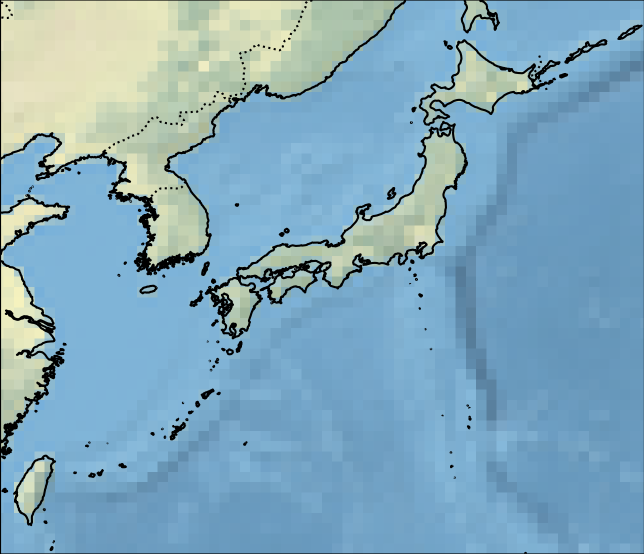
#> input picture src/py/test/result/mini/py_mini_zoom2.png, 1287 x 1108 px (shown at 1/2 size)
$ python map_create.py
#> lines starting #> are read from the running program, lines starting #| are printed output that depends on the picture; after the words box and inside, x2 and y2 are one past the last pixel; in counts of white or black regions, pixels touching at a corner belong together; pictures that were not available may be replaced by others from this repository, and a replacement may not be noted
# -*- coding: utf-8 -*-

import cv2
import numpy as np
from PIL import Image


# 縦結合
# [79 lines left out: functions map_img_v, map_img_h, cloud_img_v, cloud_img_h, sye, not called in this run]


# 透過画像の合成
def py_sye(output_path):
#> called with output_path = 'result/mini/'
    map = cv2.imread("result/mini/py_mini_zoom2.png")
#> map is the input picture: shape (1108, 1287, 3); mean B, G, R 189, 169.4, 129.9
    map = cv2.resize(map, (512, 512))
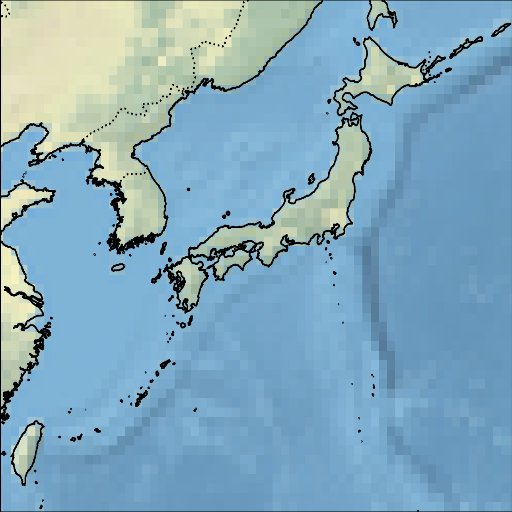
#> map: shape (512, 512, 3); mean B, G, R 189, 169.4, 129.9
    # height, width = map.shape[0], map.shape[1]
    # map = cv2.resize(map, (int(width * 2.0), int(height * 2.0)))
    cloud = cv2.imread("result/mini/cloud_mini_zoom2.png", -1)
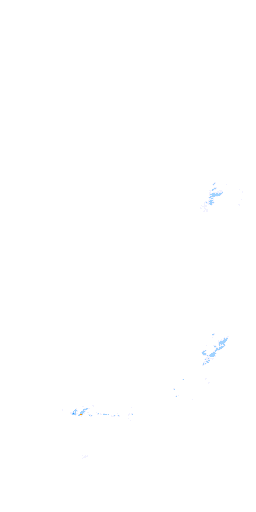
#> input picture src/py/test/result/mini/1rain.png, 256 x 512 px, given in place of cloud_mini_zoom2.png, which was not available
#> cloud is the input picture: shape (512, 256, 4); mean B, G, R, A 255, 254.9, 254.8, 1.1
    # 貼り付け先座標の設定。とりあえず左上に
    x1, y1, x2, y2 = 0, 0, cloud.shape[1], cloud.shape[0]
#> x1 = 0; y1 = 0; x2 = 256; y2 = 512

    map[y1:y2, x1:x2] = map[y1:y2, x1:x2] * (1 - cloud[:, :, 3:] / 255) + cloud[
        :, :, :3
    ] * (cloud[:, :, 3:] / 255)
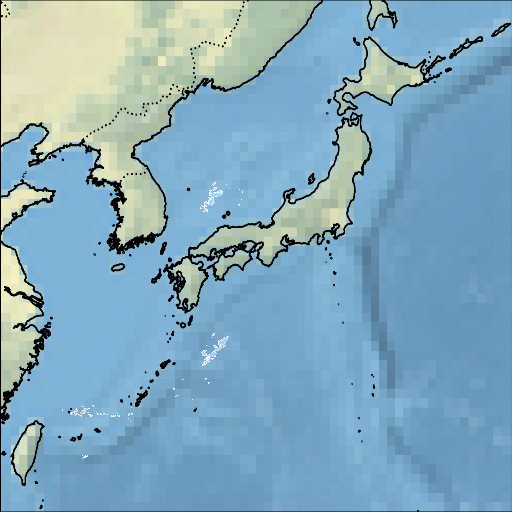
#> map: shape (512, 512, 3); 0.21% of pixels changed, all inside (x1, y1, x2, y2) = (62, 182, 243, 459)
    cv2.imwrite(output_path + "py_synthe_mini_zoom2.png", map)


def main():
    py_sye("result/mini/")
    # [6 lines of commented-out code are left out]


if __name__ == "__main__":
    # img_v('cloud_img/', 'result/')
    # img_h('result/', 'result/')
    main()
